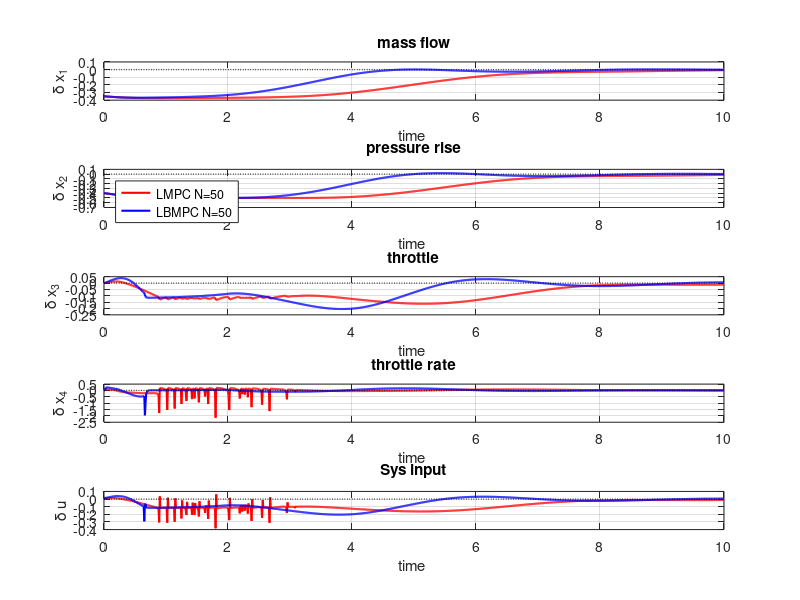
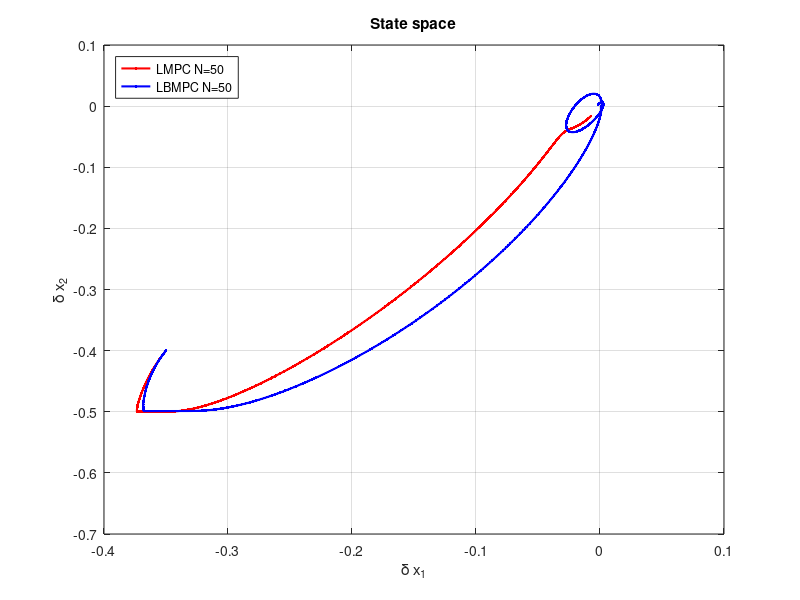

Source code (MATLAB) for these figures, in order:
close all;
addpath('./data/')
%% Load data
LMPC50=load('LMPC_N50_sys_full.mat');
LBMPC50=load('LBMPC_N50_sys_full.mat');

%% Plot
iterations=size(LBMPC50.sysH,2)-1;
Ts=0.01;
t=Ts*(0:iterations);

figure;
subplot(5,1,1);
plot(t, LMPC50.sysH(1,:),'Linewidth',1.5,'Color','r'); hold on;
plot(t, LBMPC50.sysH(1,:),'Linewidth',1.5,'Color','b'); hold on;
plot(t,0*(0:iterations),'Linewidth',1,'LineStyle',':','Color','k'); 
grid on;
xlabel('time ');
ylabel('\delta x_1');
title('mass flow');

subplot(5,1,2);
plot(t, LMPC50.sysH(2,:),'Linewidth',1.5,'Color','r'); hold on;
plot(t, LBMPC50.sysH(2,:),'Linewidth',1.5,'Color','b'); hold on;
plot(t,0*(0:iterations),'Linewidth',1,'LineStyle',':','Color','k'); 
grid on;
xlabel('time ');
ylabel('\delta x_2');
title('pressure rise');
legend({'LMPC N=50','LBMPC N=50'},'Location','northwest')

subplot(5,1,3);
plot(t, LMPC50.sysH(3,:),'Linewidth',1.5,'Color','r'); hold on;
plot(t, LBMPC50.sysH(3,:),'Linewidth',1.5,'Color','b'); hold on;
plot(t,0*(0:iterations),'Linewidth',1,'LineStyle',':','Color','k'); 
grid on;
xlabel('time ');
ylabel('\delta x_3');
title('throttle');

subplot(5,1,4);
plot(t, LMPC50.sysH(4,:),'Linewidth',1.5,'Color','r'); hold on;
plot(t, LBMPC50.sysH(4,:),'Linewidth',1.5,'Color','b'); hold on;
plot(t,0*(0:iterations),'Linewidth',1,'LineStyle',':','Color','k'); 
grid on;
xlabel('time ');
ylabel('\delta x_4');
title('throttle rate');

subplot(5,1,5);
plot(t, LMPC50.sysH(5,:),'Linewidth',1.5,'Color','r'); hold on;
plot(t, LBMPC50.sysH(5,:),'Linewidth',1.5,'Color','b'); hold on;
plot(t,0*(0:iterations),'Linewidth',1,'LineStyle',':','Color','k'); 
grid on;
xlabel('time ');
ylabel('\delta u');
title('Sys input');


figure;
plot(LMPC50.sysH(1,:),LMPC50.sysH(2,:),'Linewidth',1.5,'Marker','.','Color','r'); hold on;
plot(LBMPC50.sysH(1,:),LBMPC50.sysH(2,:),'Linewidth',1.5,'Marker','.','Color','b'); 
grid on
xlabel('\delta x_1');
ylabel('\delta x_2');
title('State space');

legend({'LMPC N=50','LBMPC N=50'},'Location','northwest')
